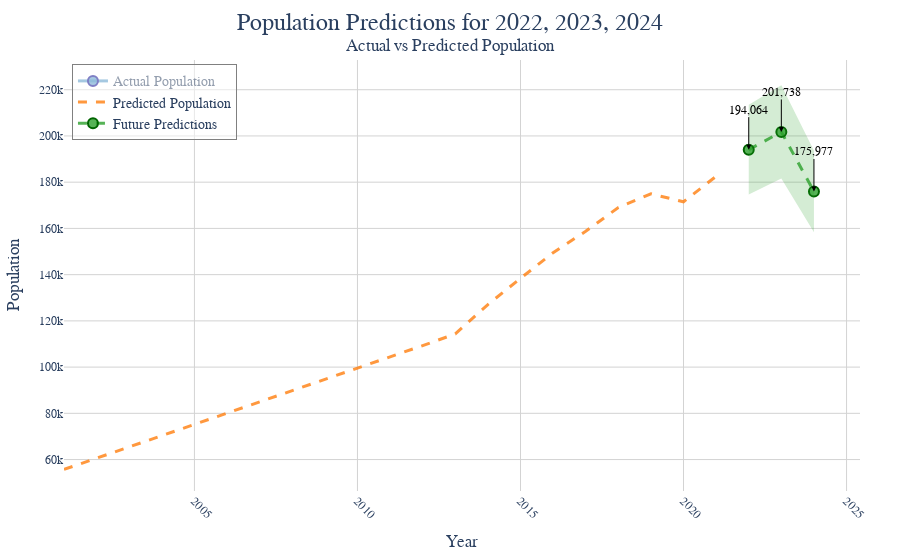

Notebook cell for this chart:
### Code cell
future_predictions = interaction_model.predict(predict_df)
# Future Predictions
years = [2022, 2023, 2024]
future_populations = future_predictions.values


# Create traces
actual_trace = go.Scatter(
    x=analysis_df['year'],
    y=analysis_df['population'],
    mode='markers+lines',
    name='Actual Population',
    marker=dict(color='rgba(31, 119, 180, 0.8)', size=10, line=dict(width=2, color='darkblue')),
    line=dict(width=3, color='rgba(31, 119, 180, 0.8)')
)
predicted_trace = go.Scatter(
    x=analysis_df['year'],
    y=interaction_model.fittedvalues if interaction_model else analysis_df['population'],  # Simulated for demo
    mode='lines',
    name='Predicted Population',
    line=dict(dash='dash', color='rgba(255, 127, 14, 0.8)', width=3)
)
future_trace = go.Scatter(
    x=years,
    y=future_populations,
    mode='markers+lines',
    name='Future Predictions',
    line=dict(dash='dash', color='rgba(44, 160, 44, 0.8)', width=3),
    marker=dict(color='rgba(44, 160, 44, 0.8)', size=10, line=dict(width=2, color='darkgreen'))
)

# Create figure
fig = make_subplots()
fig.add_trace(actual_trace)
fig.add_trace(predicted_trace)
fig.add_trace(future_trace)

# Add shaded area for prediction range
fig.add_trace(go.Scatter(
    x=years + years[::-1],  # x, then x reversed
    y=[p * 0.9 for p in future_populations] + [p * 1.1 for p in future_populations[::-1]],  # lower, then upper
    fill='toself',
    fillcolor='rgba(44, 160, 44, 0.2)',
    line=dict(color='rgba(44, 160, 44, 0.0)'),
    hoverinfo="skip",
    showlegend=False
))

# Add annotations for future predictions
annotations = []
for year, pop in zip(years, future_populations):
    annotations.append(dict(
        x=year,
        y=pop,
        xref='x',
        yref='y',
        text=f'{int(pop):,}',  # Format to show rounded integer with commas
        showarrow=True,
        arrowhead=2,
        ax=0,
        ay=-40,
        font=dict(size=12, color='black'),
        arrowcolor='black'
    ))

# Update layout
fig.update_layout(
    title=dict(
        text='Population Predictions for 2022, 2023, 2024<br><sup>Actual vs Predicted Population</sup>',
        x=0.5,
        xanchor='center',
        yanchor='top',
        font=dict(size=24)
    ),
    xaxis_title='Year',
    yaxis_title='Population',
    legend=dict(x=0.01, y=0.99, traceorder='normal', bgcolor='rgba(255,255,255,0.5)', bordercolor='grey', borderwidth=1),
    plot_bgcolor='white',
    xaxis=dict(
        showgrid=True,
        gridcolor='lightgrey',
        zerolinecolor='grey',
        tickangle=45,
        tickfont=dict(size=12)
    ),
    yaxis=dict(
        showgrid=True,
        gridcolor='lightgrey',
        zerolinecolor='grey',
        tickfont=dict(size=12)
    ),
    font=dict(size=14, family='Arial, sans-serif'),
    annotations=annotations,
    hovermode='x unified',
    margin=dict(l=40, r=40, t=60, b=40),
    template='plotly_white'
)

# Show plot
fig.show()

### Figure 1 — Plotly figure (JSON) as saved in the notebook; plotly's stock layout.template omitted (floating-point values rounded to 4 significant figures)
{"data": [{"line": {"color": "rgba(31, 119, 180, 0.8)", "width": 3}, "marker": {"color": "rgba(31, 119, 180, 0.8)", "line": {"color": "darkblue", "width": 2}, "size": 10}, "mode": "markers+lines", "name": "Actual Population", "type": "scatter", "visible": "legendonly", "x": [2001, 2002, 2003, 2004, 2005, 2006, 2007, 2008, 2009, 2010, 2011, 2012, 2013, 2014, 2015, 2016, 2017, 2018, 2019, 2020, 2021], "y": [55398, 60415, 65954, 71425, 76034, 80154, 85366, 89937, 94247, 97623, 100240, 107578, 118711, 127975, 136872, 146096, 159141, 170317, 178994, 183628, 169860]}, {"line": {"color": "rgba(255, 127, 14, 0.8)", "dash": "dash", "width": 3}, "mode": "lines", "name": "Predicted Population", "type": "scatter", "visible": true, "x": [2001, 2002, 2003, 2004, 2005, 2006, 2007, 2008, 2009, 2010, 2011, 2012, 2013, 2014, 2015, 2016, 2017, 2018, 2019, 2020, 2021], "y": [55730.0, 60580.0, 65460.0, 70320.0, 75180.0, 80040.0, 84920.0, 89780.0, 94620.0, 99500.0, 104400.0, 109300.0, 114300.0, 127100.0, 138400.0, 149500.0, 158800.0, 169000.0, 175000.0, 171500.0, 182500.0]}, {"line": {"color": "rgba(44, 160, 44, 0.8)", "dash": "dash", "width": 3}, "marker": {"color": "rgba(44, 160, 44, 0.8)", "line": {"color": "darkgreen", "width": 2}, "size": 10}, "mode": "markers+lines", "name": "Future Predictions", "type": "scatter", "x": [2022, 2023, 2024], "y": [194100.0, 201700.0, 176000.0]}, {"fill": "toself", "fillcolor": "rgba(44, 160, 44, 0.2)", "hoverinfo": "skip", "line": {"color": "rgba(44, 160, 44, 0.0)"}, "showlegend": false, "type": "scatter", "x": [2022, 2023, 2024, 2024, 2023, 2022], "y": [174700.0, 181600.0, 158400.0, 193600.0, 221900.0, 213500.0]}], "layout": {"annotations": [{"arrowcolor": "black", "arrowhead": 2, "ax": 0, "ay": -40, "font": {"color": "black", "size": 12}, "showarrow": true, "text": "194,064", "x": 2022, "xref": "x", "y": 194100.0, "yref": "y"}, {"arrowcolor": "black", "arrowhead": 2, "ax": 0, "ay": -40, "font": {"color": "black", "size": 12}, "showarrow": true, "text": "201,738", "x": 2023, "xref": "x", "y": 201700.0, "yref": "y"}, {"arrowcolor": "black", "arrowhead": 2, "ax": 0, "ay": -40, "font": {"color": "black", "size": 12}, "showarrow": true, "text": "175,977", "x": 2024, "xref": "x", "y": 176000.0, "yref": "y"}], "autosize": true, "font": {"family": "Arial, sans-serif", "size": 14}, "hovermode": "x unified", "legend": {"bgcolor": "rgba(255,255,255,0.5)", "bordercolor": "grey", "borderwidth": 1, "traceorder": "normal", "x": 0.01, "y": 0.99}, "margin": {"b": 40, "l": 40, "r": 40, "t": 60}, "plot_bgcolor": "white", "title": {"font": {"size": 24}, "text": "Population Predictions for 2022, 2023, 2024<br><sup>Actual vs Predicted Population</sup>", "x": 0.5, "xanchor": "center", "yanchor": "top"}, "xaxis": {"anchor": "y", "autorange": true, "domain": [0, 1], "gridcolor": "lightgrey", "range": [2001, 2025.0], "showgrid": true, "tickangle": 45, "tickfont": {"size": 12}, "title": {"text": "Year"}, "type": "linear", "zerolinecolor": "grey"}, "yaxis": {"anchor": "x", "autorange": true, "domain": [0, 1], "gridcolor": "lightgrey", "range": [45840.0, 243600.0], "showgrid": true, "tickfont": {"size": 12}, "title": {"text": "Population"}, "type": "linear", "zerolinecolor": "grey"}}}
